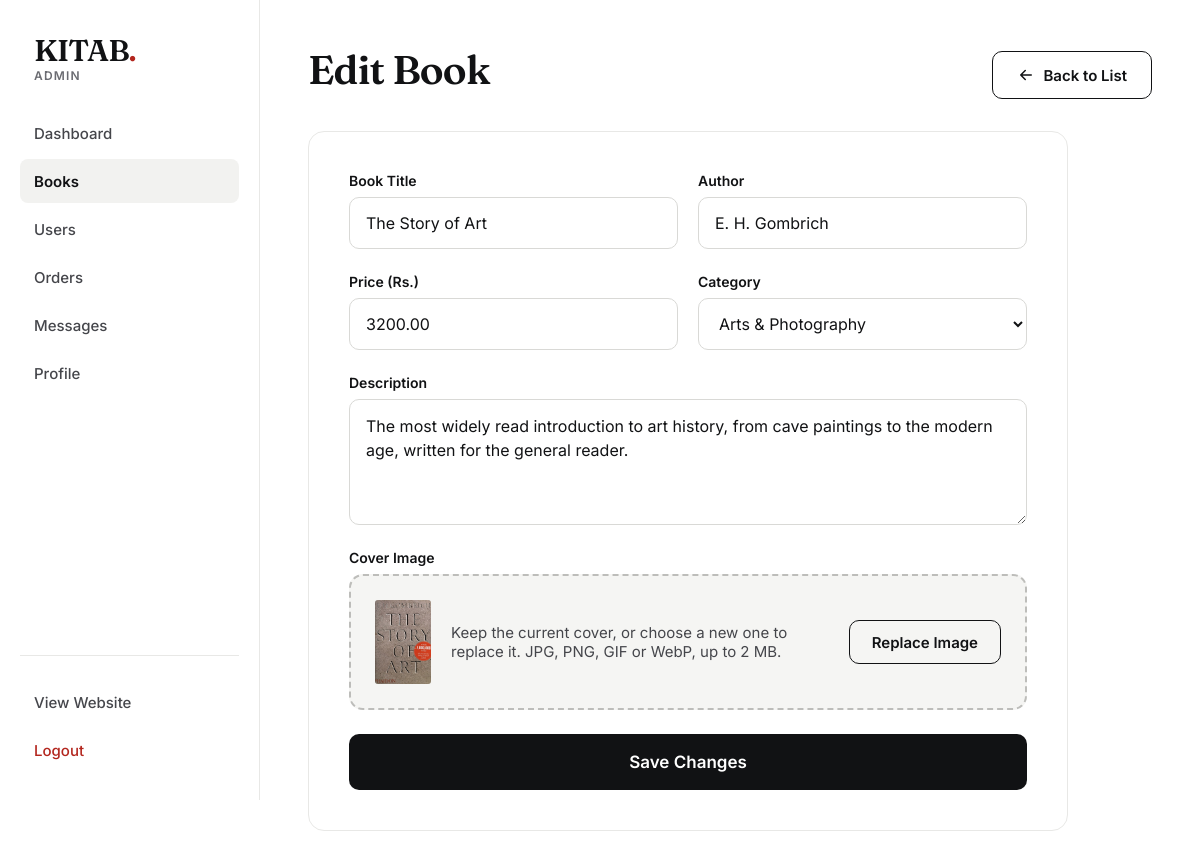
Screenshot of /admin/edit_book.php?id=22 (signed in) with the database file from the repository.
### tables this page shows
CREATE TABLE `books` (
  `id` int(11) NOT NULL AUTO_INCREMENT,
  `title` varchar(255) NOT NULL,
  `author` varchar(255) NOT NULL,
  `category_id` int(11) NOT NULL,
  `price` decimal(10,2) NOT NULL,
  `category` varchar(100) DEFAULT 'General',
  `stock` int(11) DEFAULT 0,
  `isbn` varchar(20) DEFAULT NULL,
  `description` text DEFAULT NULL,
  `image` varchar(255) DEFAULT NULL,
  `created_at` timestamp NOT NULL DEFAULT current_timestamp(),
  `updated_at` timestamp NOT NULL DEFAULT current_timestamp() ON UPDATE current_timestamp(),
  `seller_id` int(11) DEFAULT NULL,
  `publisher` varchar(255) DEFAULT NULL,
  `pages` int(11) DEFAULT NULL,
  PRIMARY KEY (`id`),
  KEY `category_id` (`category_id`)
);

### Admin/edit_book.php (the view, shortened to what this page needs)
<?php
require_once dirname(__DIR__) . '/includes/helpers.php';
$id = (int) ($_GET['id'] ?? 0);
$stmt = $conn->prepare("SELECT * FROM books WHERE id = ?");
$stmt->bind_param("i", $id);
$stmt->execute();
$book = $stmt->get_result()->fetch_assoc();
$error = '';
$categories = [];
$cat_result = $conn->query("SELECT DISTINCT name FROM categories ORDER BY name ASC");
if ($cat_result) {
    while ($cat = $cat_result->fetch_assoc()) {
        $categories[] = $cat['name'];
    }
}
include 'includes/header.php';
$form = ($book && $error !== '') ? [
    'title' => $title, 'author' => $author, 'price' => $price_text, 'category' => $category, 'description' => $description,
] : ($book ?: []);
$cover = trim((string) ($book['image'] ?? ''));
$cover_url = $cover === '' ? '' : (strpos($cover, 'http') === 0 ? $cover : BASE_URL . $cover);
?>
<main class="k-admin__main">
    <div class="k-admin__bar">
        <h1 class="k-h1">Edit Book</h1>
        <a href="<?php echo BASE_URL; ?>admin/books.php" class="k-btn k-btn--outline">
            <svg width="18" height="18" viewBox="0 0 24 24" fill="none" stroke="currentColor" stroke-width="2"
                stroke-linecap="round" stroke-linejoin="round" aria-hidden="true">
                <path d="M19 12H5M11 6l-6 6 6 6" />
            </svg>
            Back to List
        </a>
    </div>
    <?php if (!$book): ?>
        <div class="k-empty">
            <p>We couldn't find that book. It may have been deleted.</p>
            <a href="<?php echo BASE_URL; ?>admin/books.php" class="k-btn k-btn--outline">Back to Books</a>
        </div>
    <?php else: ?>
        <div class="k-formstack">
            <form method="POST" enctype="multipart/form-data" class="k-card k-formcard">
                <div class="k-fields">
                    <div class="k-field">
                        <label for="title">Book Title</label>
                        <input type="text" id="title" name="title" required maxlength="255" class="k-input"
                            placeholder="Enter book title" value="<?php echo htmlspecialchars($form['title']); ?>">
                    </div>
                    <div class="k-field">
                        <label for="author">Author</label>
                        <input type="text" id="author" name="author" required maxlength="255" class="k-input"
                            placeholder="Author name" value="<?php echo htmlspecialchars($form['author']); ?>">
                    </div>
                </div>
                <div class="k-fields">
                    <div class="k-field">
                        <label for="price">Price (Rs.)</label>
                        <input type="number" id="price" name="price" required min="0.01" step="0.01" class="k-input"
                            placeholder="0.00" value="<?php echo htmlspecialchars($form['price']); ?>">
                    </div>
                    <div class="k-field">
                        <label for="category">Category</label>
                        <select id="category" name="category" required class="k-input">
                            <?php foreach ($categories as $name): ?>
                                <option value="<?php echo htmlspecialchars($name); ?>"
                                    <?php echo $form['category'] === $name ? 'selected' : ''; ?>>
                                    <?php echo htmlspecialchars($name); ?></option>
                            <?php endforeach; ?>
                        </select>
                    </div>
                </div>
                <div class="k-field">
                    <label for="description">Description</label>
                    <textarea id="description" name="description" rows="4" class="k-input k-textarea"
                        placeholder="Book summary..."><?php echo htmlspecialchars((string) $form['description']); ?></textarea>
                </div>
                <div class="k-field">
                    <span class="k-field__label" id="cover-label">Cover Image</span>
                    <div class="k-dropzone" data-upload>
                        <div class="k-dropzone__preview<?php echo $cover_url !== '' ? ' has-image' : ''; ?>" data-upload-preview>
                            <img alt="Cover preview" <?php echo $cover_url !== '' ? 'src="' . htmlspecialchars($cover_url) . '"' : ''; ?>>
                        </div>
                        <p class="k-dropzone__text">Keep the current cover, or choose a new one to replace it. JPG, PNG, GIF or WebP, up to 2 MB.</p>
                        <button type="button" class="k-btn k-btn--outline k-btn--sm" data-upload-pick>Replace Image</button>
                    </div>
                </div>
                <button type="submit" class="k-btn k-btn--primary k-btn--block">Save Changes</button>
            </form>
        </div>
    <?php endif; ?>
</main>
</body>
</html>

### Admin/assets/css/admin-style.css (style rules this page uses)
:root { --admin-primary: #1e293b; --admin-sidebar: #0f172a; --admin-accent: #3b82f6; --admin-bg: #f8fafc; --admin-text: #334155; --admin-white: #ffffff; --admin-border: #e2e8f0; }
* { margin: 0; padding: 0; box-sizing: border-box; }
body { font-family: 'Inter', sans-serif; background-color: var(--admin-bg); color: var(--admin-text); display: flex; }

### assets/css/kitab.css (style rules this page uses)
:root { --k-paper: #FFFFFF; --k-white: #FFFFFF; --k-band: #F5F5F3; --k-shelf: #EDEDEA; --k-ink: #111214; --k-ink-2: #45464B; --k-muted: #6B6C72; --k-line: #E8E8E6; --k-accent: #111214; --k-accent-dark: #2B2C30; --k-accent-tint: #F2F2F0; --k-accent-wash: #F7F7F6; --k-gold: #F2B134; --k-red: #B3261E; --k-display: 'Fraunces', Georgia, serif; --k-body: 'Inter', system-ui, sans-serif; --k-on-ink: #FFFFFF; --k-on-red: #FFFFFF; --k-border: #D9D9D6; --k-border-mid: #D2D2CF; --k-border-strong: #BDBDBA; --k-hairline: #EFEFED; --k-track: #E1E1DE; --k-float: rgba(255, 255, 255, .94); --k-invalid-bg: #FFF9F8; --k-announce-bg: #111214; --k-announce-fg: #E6E8EF; --k-ok-bg: #DDF1E6; --k-ok: #17663F; --k-bad-bg: #FBE3E1; --k-bad: #8C1D18; --k-warn-bg: #FCEFD0; --k-warn: #7A4A00; --k-info-bg: #E8EAF8; --k-info: #2A3B9E; --k-ship-bg: #DCEBF7; --k-ship: #1B5280; --k-cover-shadow: 0 1px 2px rgba(20, 22, 28, .2), 0 12px 24px -8px rgba(20, 22, 28, .38); --k-ease: cubic-bezier(.16, 1, .3, 1); }
body { background: var(--k-paper); color: var(--k-ink); }
.k-btn { display: inline-flex; align-items: center; justify-content: center; gap: 8px; height: 48px; padding: 0 24px; box-sizing: border-box; border: 1.5px solid transparent; border-radius: 10px; font: 600 15px/1 var(--k-body); white-space: nowrap; text-decoration: none; cursor: pointer; transition: background-color .15s, border-color .15s, color .15s; }
.k-btn--sm { height: 44px; padding: 0 22px; }
.k-btn--primary { background: var(--k-accent); color: var(--k-on-ink); }
.k-btn--outline { border-color: var(--k-ink); color: var(--k-ink); background: transparent; }
.k-h1 { margin: 0; font-family: var(--k-display); font-weight: 600; font-size: clamp(40px, 5vw, 56px); line-height: 1.05; letter-spacing: -.025em; color: var(--k-ink); }
.k-btn--block { display: flex; width: 100%; height: 56px; font-size: 17px; }
.k-input { height: 52px; box-sizing: border-box; padding: 0 16px; border: 1.5px solid var(--k-border); border-radius: 10px; background: var(--k-white); font: 400 16px/1.4 var(--k-body); color: var(--k-ink); transition: border-color .15s; }
.k-field, .k-rate, .gs-price { scroll-margin: 130px 0 40px; }
.k-adminbody { font-family: var(--k-body); }
:where(.k-adminbody) a { color: inherit; text-decoration: none; }
.k-admin__main { flex: 1; min-width: 0; margin-left: 260px; padding: 48px; box-sizing: border-box; display: flex; flex-direction: column; gap: 32px; }
.k-admin__bar { display: flex; flex-wrap: wrap; justify-content: space-between; align-items: baseline; gap: 8px 24px; }
.k-admin__bar .k-h1 { font-size: clamp(30px, 3.5vw, 40px); line-height: 1.1; letter-spacing: -.02em; }
.k-formstack { width: 100%; max-width: 760px; display: flex; flex-direction: column; gap: 24px; }
.k-formcard { padding: 40px; display: flex; flex-direction: column; gap: 24px; }
.k-field__label { font-size: 14px; font-weight: 600; color: var(--k-ink); }
select.k-input { appearance: auto; }
.k-dropzone { display: flex; flex-wrap: wrap; align-items: center; gap: 20px; padding: 24px; box-sizing: border-box; border: 2px dashed var(--k-border-strong); border-radius: 14px; background: var(--k-band); }
.k-dropzone__preview { flex: 0 0 auto; width: 56px; height: 84px; display: flex; overflow: hidden; border-radius: 3px; background: var(--k-line); }
.k-dropzone__preview img { width: 100%; height: 100%; object-fit: cover; border-radius: 0; }
.k-dropzone__text { flex: 1 1 240px; margin: 0; font-size: 15px; color: var(--k-ink-2); }
.k-card { background: var(--k-white); border: 1px solid var(--k-line); border-radius: 16px; box-sizing: border-box; }
.k-fields { display: grid; grid-template-columns: repeat(auto-fit, minmax(min(240px, 100%), 1fr)); gap: 20px; }
.k-field { display: flex; flex-direction: column; gap: 8px; }
.k-field label { font-size: 14px; font-weight: 600; color: var(--k-ink); }
.k-textarea { height: auto; padding: 14px 16px; line-height: 1.5; resize: vertical; }
.k-input::placeholder { color: var(--k-muted); }

### rows the page displays
books: title "The Story of Art", author "E. H. Gombrich", price "3200.00", category "Arts & Photography", description "The most widely read introduction to art history, from cave paintings to the modern age, written for the general reader.", image (picture)

### other values shown
$label "Dashboard"
$label "Books"
$label "Users"
$label "Orders"
$label "Messages"
$label "Profile"
